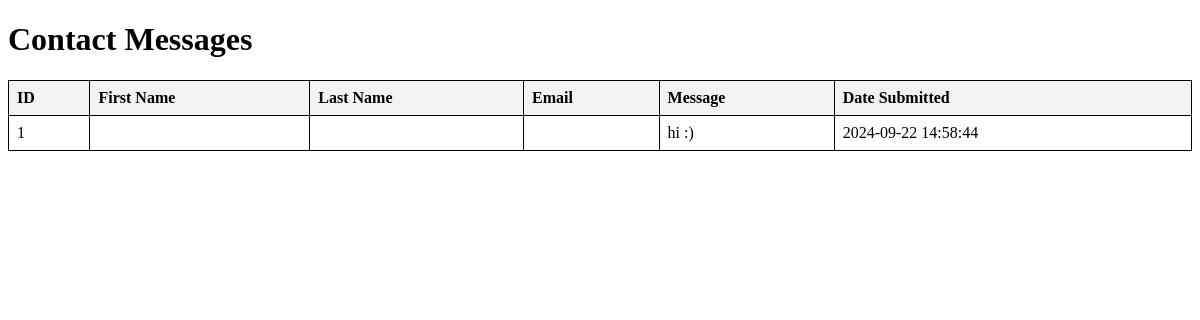
/cms/view_contacts.php, run on an earlier commit of the app's database.
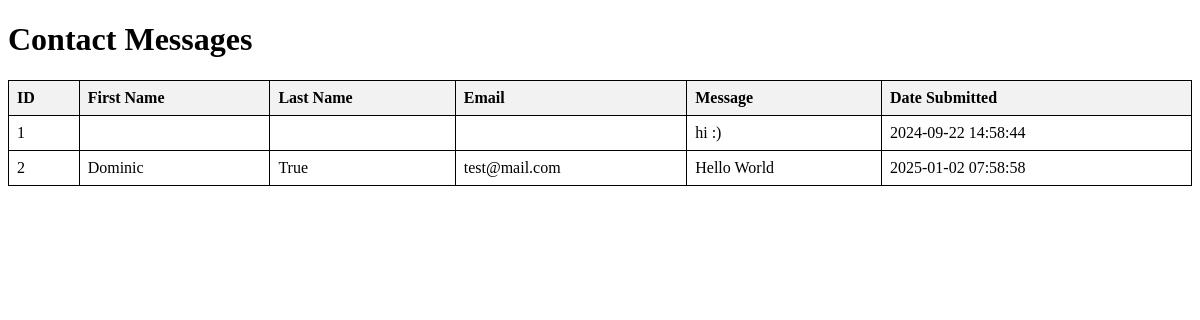
And on a later commit of the database.
### tables this page shows
CREATE TABLE `contacts` (
  `id` int(11) NOT NULL,
  `firstname` varchar(50) NOT NULL,
  `lastname` varchar(50) NOT NULL,
  `email` varchar(100) NOT NULL,
  `message` text NOT NULL,
  `created_at` timestamp NOT NULL DEFAULT current_timestamp()
);

### cms/view_contacts.php (the view, shortened to what this page needs)
<?php
include 'setup.php';
?>
<!DOCTYPE html>
<html lang="en">
<head>
</head>
<body>
    <h1>Contact Messages</h1>
    <table>
        <tr>
            <th>ID</th>
            <th>First Name</th>
            <th>Last Name</th>
            <th>Email</th>
            <th>Message</th>
            <th>Date Submitted</th>
        </tr>
</body>
<?php
$sql = "SELECT id, firstname, lastname, email, message, created_at FROM contacts";
$result = $conn->query($sql);
if ($result->num_rows > 0) {
    while($row = $result->fetch_assoc()) {
        echo "<tr>";
        echo "<td>" . $row["id"] . "</td>";
        echo "<td>" . $row["firstname"] . "</td>";
        echo "<td>" . $row["lastname"] . "</td>";
        echo "<td>" . $row["email"] . "</td>";
        echo "<td>" . $row["message"] . "</td>";
        echo "<td>" . $row["created_at"] . "</td>";
        echo "</tr>";
    }
} else {
    echo "<tr><td colspan='6'>No contacts found</td></tr>";
}
?>
</html>

What changed in the data, as far as the page shows it:
added contacts: id "2", firstname "Dominic", lastname "True", email "test@mail.com", message "Hello World", created_at "2025-01-02 07:58:58"
